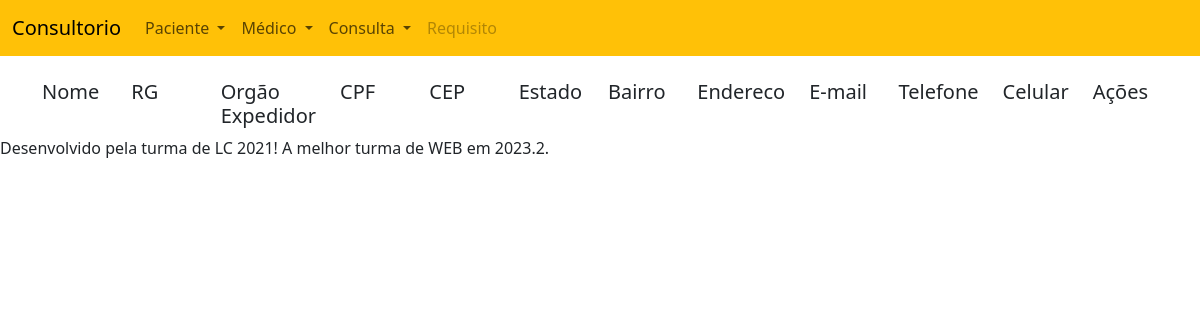
The page /consultorio/readpaciente on the database as committed earlier.
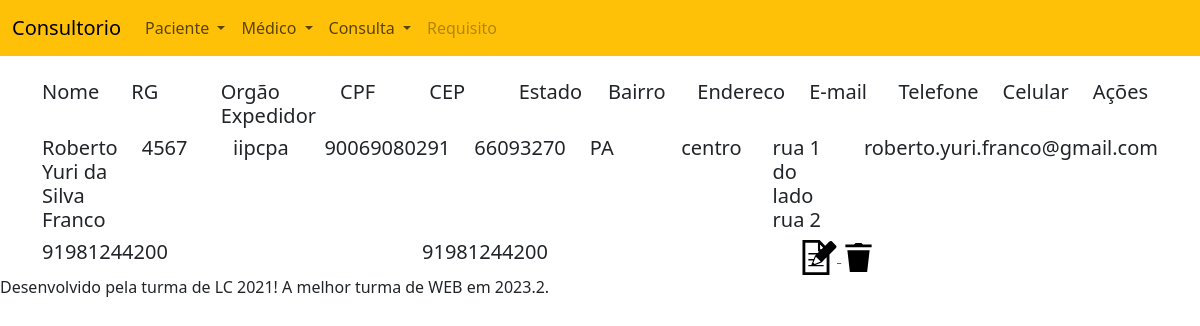
The same page on the database as committed later.
### app/models.py (models this page shows, shortened)
class Paciente(models.Model):
    nome = models.CharField(max_length=40)
    rg = models.IntegerField()
    orgExp = models.CharField(max_length=10)
    cpf = models.CharField(max_length=11)
    cep = models.CharField(max_length=8)
    estado = models.CharField(max_length=20)
    bairro = models.CharField(max_length=20)
    endereco = models.CharField(max_length=80)
    email = models.CharField(max_length=40)
    telefone = models.CharField(max_length=15)
    celular = models.CharField(max_length=15)

### app/views.py (the view)
# urls.py: path('readpaciente', readpaciente, name='readpaciente'),
def readpaciente(request):
    pacientes = Paciente.objects.all()
    return render(request, 'readpaciente.html',
                  {'pacientes':pacientes})

### templates/readpaciente.html (shortened to what this page needs)
{% extends 'menu.html' %}
{% load static %}
{% block body %}
<br>
<div class="container">
  <div class="row">
    <div class="col">
      <h5>Nome</h5>
    </div>
    <div class="col">
      <h5>RG</h5>
    </div>
    <div class="col">
      <h5>Orgão Expedidor</h5>
    </div>
    <div class="col">
      <h5>CPF</h5>
    </div>
    <div class="col">
      <h5>CEP</h5>
    </div>
    <div class="col">
      <h5>Estado</h5>
    </div>
    <div class="col">
      <h5>Bairro</h5>
    </div>
    <div class="col">
      <h5>Endereco</h5>
    </div>
    <div class="col">
      <h5>E-mail</h5>
    </div>
    <div class="col">
      <h5>Telefone</h5>
    </div>
    <div class="col">
      <h5>Celular</h5>
    </div>
    <div class="col">
      <h5>Ações</h5>
    </div>
  </div>
  {% for p in pacientes %}
  <div class="row">
    <div class="col">
      <h5>{{ p.nome }}</h5>
    </div>
    <div class="col">
      <h5>{{ p.rg }}</h5>
    </div>
    <div class="col">
      <h5>{{ p.orgExp }}</h5>
    </div>
    <div class="col">
      <h5>{{ p.cpf }}</h5>
    </div>
    <div class="col">
      <h5>{{ p.cep }}</h5>
    </div>
    <div class="col">
      <h5>{{ p.estado }}</h5>
    </div>
    <div class="col">
      <h5>{{ p.bairro }}</h5>
    </div>
    <div class="col">
      <h5>{{ p.endereco }}</h5>
    </div>
    <div class="col">
      <h5>{{ p.email }}</h5>
    </div>
    <div class="col">
      <h5>{{ p.telefone }}</h5>
    </div>
    <div class="col">
      <h5>{{ p.celular }}</h5>
    </div>
    <div class="col">
      <a href="updatepaciente/{{ p.id }}">
        <img src="{% static 'img/edit.svg' %}" height="35px">
      </a>
      <a href="deletepaciente/{{ p.id }}">
        <img src="{% static 'img/remove.svg' %}" height="35px">
      </a>
    </div>
  </div>
  {% endfor %}
</div>
{% endblock %}

### templates/menu.html (shortened to what this page needs)
{% extends 'base.html' %}
{% load static %}
{% block menu %}
<nav class="navbar navbar-expand-lg bg-warning">
    <div class="container-fluid">
        <a class="navbar-brand" href="{% url 'home' %}">Consultorio</a>
        <div class="collapse navbar-collapse" id="navbarSupportedContent">
            <ul class="navbar-nav me-auto mb-2 mb-lg-0">
                <li class="nav-item dropdown">
                    <a class="nav-link dropdown-toggle" href="#" role="button" data-bs-toggle="dropdown" aria-expanded="false">
                        Paciente
                    </a>
                </li>
                <li class="nav-item dropdown">
                    <a class="nav-link dropdown-toggle" href="#" role="button" data-bs-toggle="dropdown" aria-expanded="false">
                        Médico
                    </a>
                </li>
                <li class="nav-item dropdown">
                    <a class="nav-link dropdown-toggle" href="#" role="button" data-bs-toggle="dropdown" aria-expanded="false">
                        Consulta
                    </a>
                </li>
                <li class="nav-item">
                    <a class="nav-link disabled" aria-disabled="true">Requisito</a>
                </li>
            </ul>
        </div>
    </div>
</nav>
{% endblock %}
{% block footer %}
Desenvolvido pela turma de LC 2021! A melhor turma de WEB em 2023.2.
{% endblock %}

### templates/base.html (shortened to what this page needs)
{% load static %}
<!DOCTYPE html>
<html lang="pt-br">
<head>
    <link rel="stylesheet" href="{% static 'css/style.css' %}"/>
    <link href="https://cdn.jsdelivr.net/npm/bootstrap@5.3.2/dist/css/bootstrap.min.css" rel="stylesheet">
</head>
<body>
{% block menu %}{% endblock %}
{% block body %}{% endblock %}
{% block footer %}{% endblock %}
</body>
</html>

### static/css/style.css (style rules this page uses)
body { background-color: #6f94c6; }

Rows that differ between the two databases and show on the page:
added Paciente: nome "Roberto Yuri da Silva Franco", rg "4567", orgExp "iipcpa", cpf "90069080291", cep "66093270", estado "PA", bairro "centro", endereco "rua 1 do lado rua 2", email "roberto.yuri.franco@gmail.com", telefone "91981244200", celular "91981244200"
